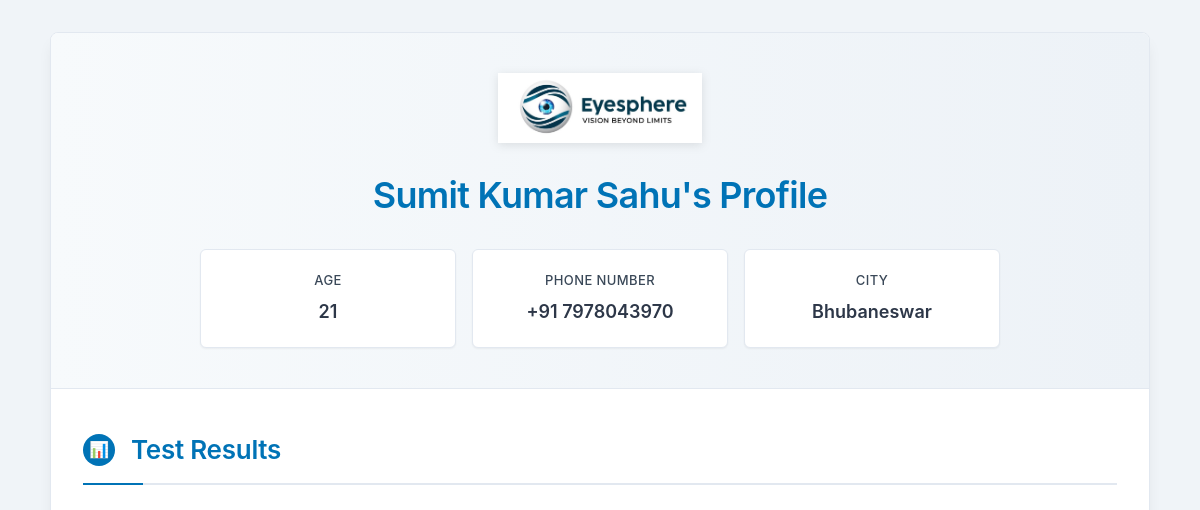
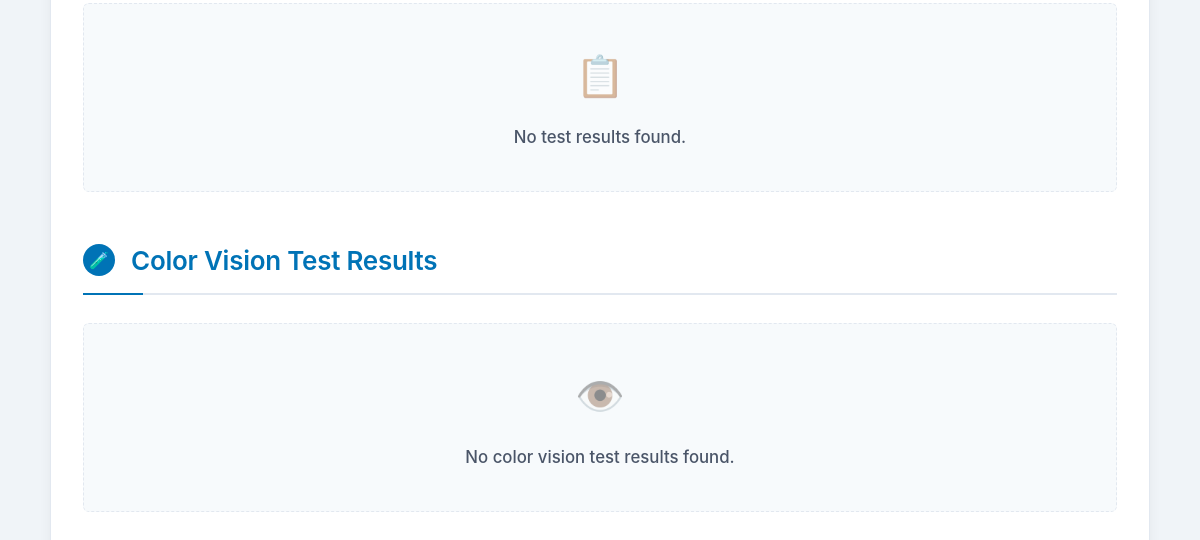
The page /user_profile/1/ on the database as committed earlier (2 pictures, top to bottom).
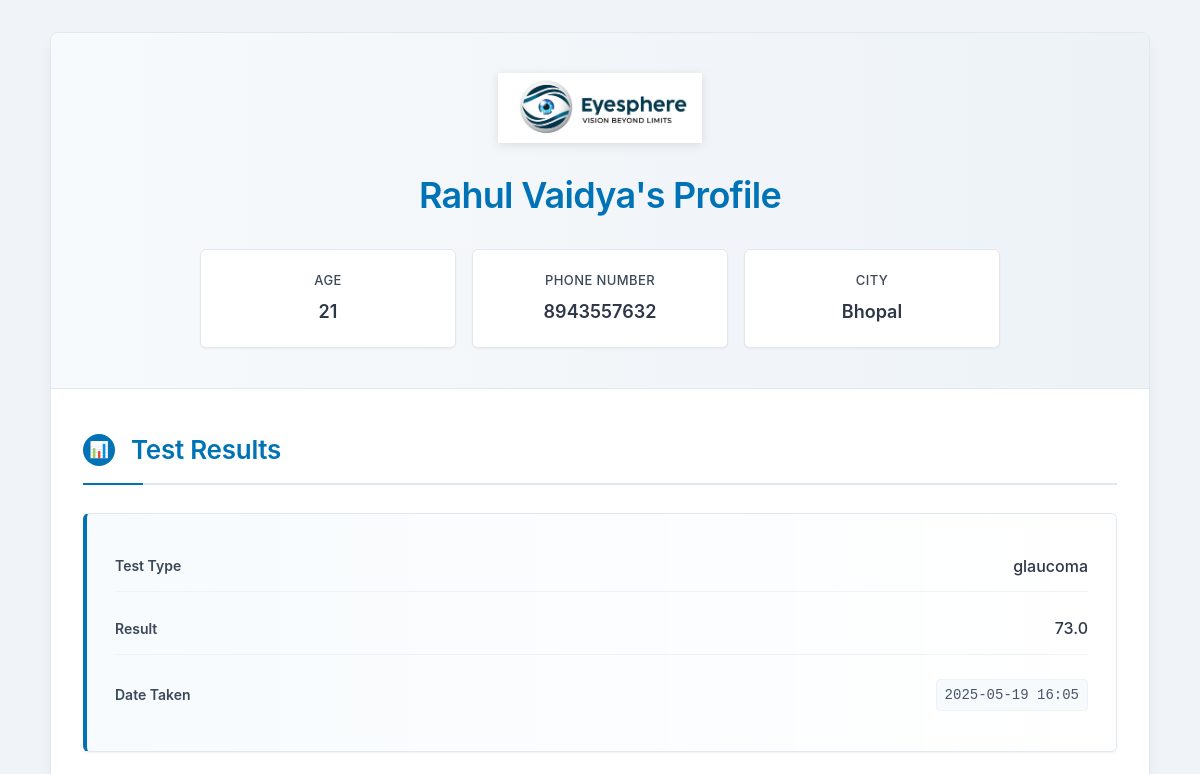
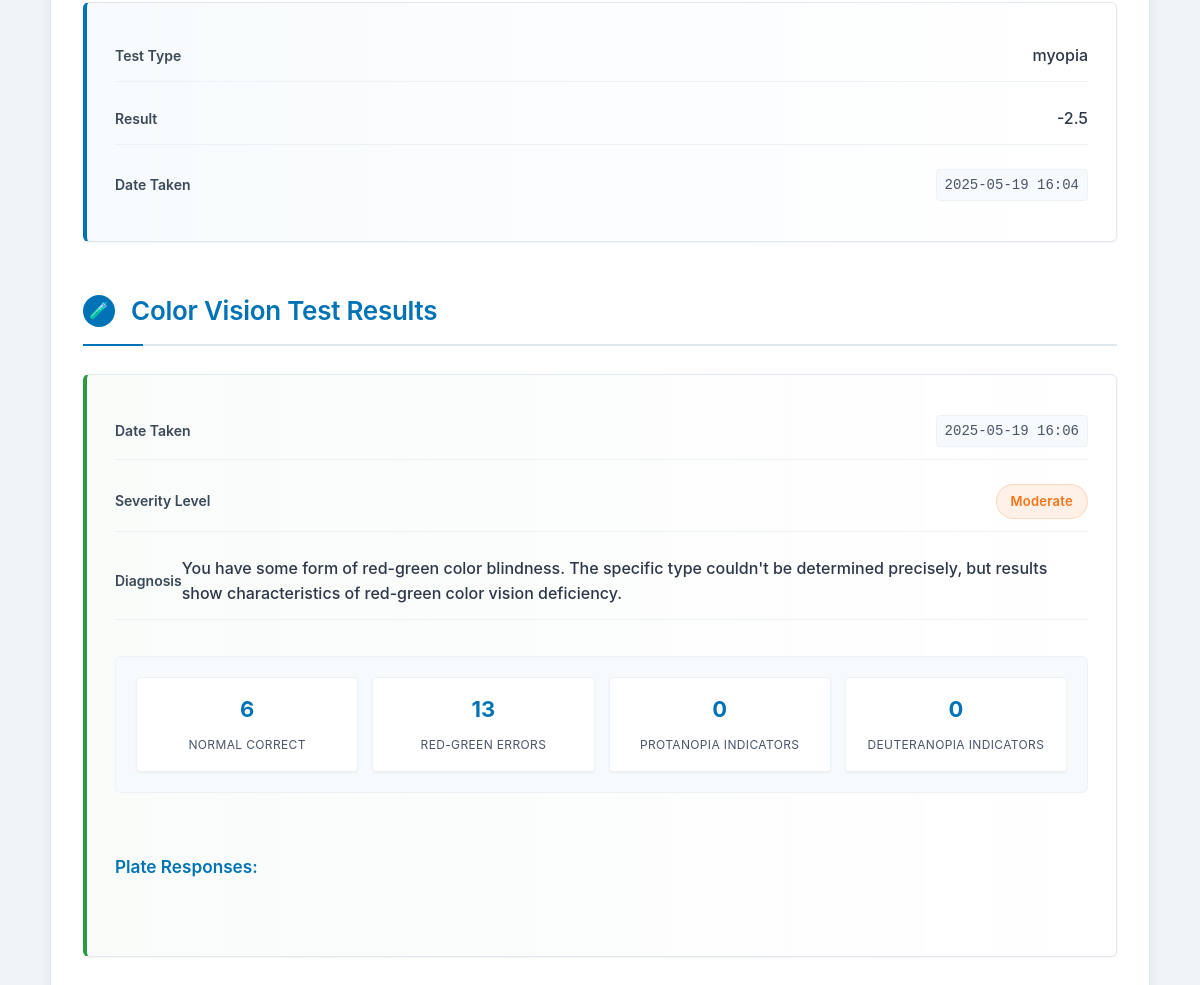
The same page on the database as committed later (2 pictures, top to bottom).
### BaseInfo/models.py (models this page shows, shortened)
class User(models.Model):
    name = models.CharField(max_length=300)
    age = models.IntegerField()
    ph_Number = models.CharField(max_length=200,unique=True)
    city = models.CharField(max_length=200)
    password = models.CharField(max_length=300)

class TestResult(models.Model):
    TEST_CHOICES = (
        ('myopia', 'Myopia'),
        ('glaucoma', 'Glaucoma'),
    )
    user = models.ForeignKey(User, on_delete=models.CASCADE, related_name='test_results')
    test_type = models.CharField(max_length=100, choices=TEST_CHOICES)
    final_score = models.DecimalField(max_digits=5,decimal_places=2,null=True)
    result_value = models.FloatField(null = True)
    date_taken = models.DateTimeField(auto_now_add=True)

class ColorVisionTest(models.Model):
    SEVERITY_CHOICES = (
        ('none', 'None'),
        ('weak', 'Weak'),
        ('moderate', 'Moderate'),
        ('strong', 'Strong'),
    )
    user = models.ForeignKey(User, on_delete=models.CASCADE, related_name='color_vision_tests')
    date_taken = models.DateTimeField(auto_now_add=True)
    normal_correct = models.PositiveIntegerField(default=0)
    red_green_errors = models.PositiveIntegerField(default=0)
    protanopia_indicators = models.PositiveIntegerField(default=0)
    deuteranopia_indicators = models.PositiveIntegerField(default=0)
    severity_level = models.CharField(max_length=10, choices=SEVERITY_CHOICES, default='none')
    diagnosis_text = models.TextField()

### BaseInfo/views.py (the view)
# urls.py: path('user_profile/<int:user_id>/',views.user_profile,name = 'user_profile'),
def user_profile(request, user_id):
    user = get_object_or_404(User, id=user_id)
    test_results = user.test_results.all().order_by('-date_taken')
    color_vision_tests = user.color_vision_tests.all().order_by('-date_taken')
    return render(request, 'user_profile.html', {
        'user': user,
        'test_results': test_results,
        'color_vision_tests': color_vision_tests
    })

### Templates/user_profile.html (shortened to what this page needs)
{% load static %}
<!DOCTYPE html>
<html lang="en">
<head>
</head>
<body>
    <div class="container">
        <div class="header">
            <div class="logo-container">
                <img src="{% static 'eyesphere.jpg' %}" alt="Eyesphere - Vision Beyond Limits" />
            </div>
            <h1>{{ user.name }}'s Profile</h1>
            <div class="user-info">
                <div class="user-info-item">
                    <span class="user-info-label">Age</span>
                    <span class="user-info-value">{{ user.age }}</span>
                </div>
                <div class="user-info-item">
                    <span class="user-info-label">Phone Number</span>
                    <span class="user-info-value">{{ user.ph_Number }}</span>
                </div>
                <div class="user-info-item">
                    <span class="user-info-label">City</span>
                    <span class="user-info-value">{{ user.city }}</span>
                </div>
            </div>
        </div>
        <div class="content">
            <div class="section">
                <div class="section-header">
                    <div class="section-icon"></div>
                    <h2>Test Results</h2>
                </div>
                {% if test_results %}
                    {% for result in test_results %}
                        <div class="card test-result-card">
                            <div class="card-content">
                                <div class="card-field">
                                    <span class="card-label">Test Type</span>
                                    <span class="card-value">{{ result.test_type }}</span>
                                </div>
                                <div class="card-field">
                                    <span class="card-label">Result</span>
                                    <span class="card-value">{{ result.result_value }}</span>
                                </div>
                                <div class="card-field">
                                    <span class="card-label">Date Taken</span>
                                    <span class="card-value date-display">{{ result.date_taken|date:"Y-m-d H:i" }}</span>
                                </div>
                            </div>
                        </div>
                    {% endfor %}
                {% else %}
                    <div class="empty-state">
                        <div class="empty-state-icon">📋</div>
                        <p class="empty-state-text">No test results found.</p>
                    </div>
                {% endif %}
            </div>
            <div class="section">
                <div class="section-header">
                    <div class="section-icon"></div>
                    <h2>Color Vision Test Results</h2>
                </div>
                {% if color_vision_tests %}
                    {% for test in color_vision_tests %}
                        <div class="card color-vision-card">
                            <div class="card-content">
                                <div class="card-field">
                                    <span class="card-label">Date Taken</span>
                                    <span class="card-value date-display">{{ test.date_taken|date:"Y-m-d H:i" }}</span>
                                </div>
                                <div class="card-field">
                                    <span class="card-label">Severity Level</span>
                                    <span class="severity-badge severity-{{ test.severity_level|lower }}">{{ test.severity_level|title }}</span>
                                </div>
                                <div class="card-field">
                                    <span class="card-label">Diagnosis</span>
                                    <span class="card-value">{{ test.diagnosis_text }}</span>
                                </div>
                                <div class="stats-grid">
                                    <div class="stat-item">
                                        <span class="stat-value">{{ test.normal_correct }}</span>
                                        <span class="stat-label">Normal Correct</span>
                                    </div>
                                    <div class="stat-item">
                                        <span class="stat-value">{{ test.red_green_errors }}</span>
                                        <span class="stat-label">Red-Green Errors</span>
                                    </div>
                                    <div class="stat-item">
                                        <span class="stat-value">{{ test.protanopia_indicators }}</span>
                                        <span class="stat-label">Protanopia Indicators</span>
                                    </div>
                                    <div class="stat-item">
                                        <span class="stat-value">{{ test.deuteranopia_indicators }}</span>
                                        <span class="stat-label">Deuteranopia Indicators</span>
                                    </div>
                                </div>
                                <h4>Plate Responses:</h4>
                            </div>
                        </div>
                    {% endfor %}
                {% else %}
                    <div class="empty-state">
                        <div class="empty-state-icon">👁️</div>
                        <p class="empty-state-text">No color vision test results found.</p>
                    </div>
                {% endif %}
            </div>
        </div>
    </div>
</body>
</html>

Rows that differ between the two databases and show on the page:
changed User: name "Sumit Kumar Sahu" → "Rahul Vaidya"; ph_Number "+91 7978043970" → "8943557632"; city "Bhubaneswar" → "Bhopal"
now on this page (row edited): TestResult: test_type "glaucoma", result_value "73.0", date_taken "2025-05-19 16:05"
now on this page (row edited): TestResult: test_type "myopia", result_value "-2.5", date_taken "2025-05-19 16:04"
now on this page (row edited): ColorVisionTest: date_taken "2025-05-19 16:06", severity_level "Moderate", diagnosis_text "You have some form of red-green color blindness. The specific type couldn't be determined precisely, but results show characteristics of red-green color vision deficiency.", normal_correct "6", red_green_errors "13", protanopia_indicators "0", deuteranopia_indicators "0"
Other text that changed with them:
text no longer shown: "📋 No test results found. 👁️ No color vision test results found."
